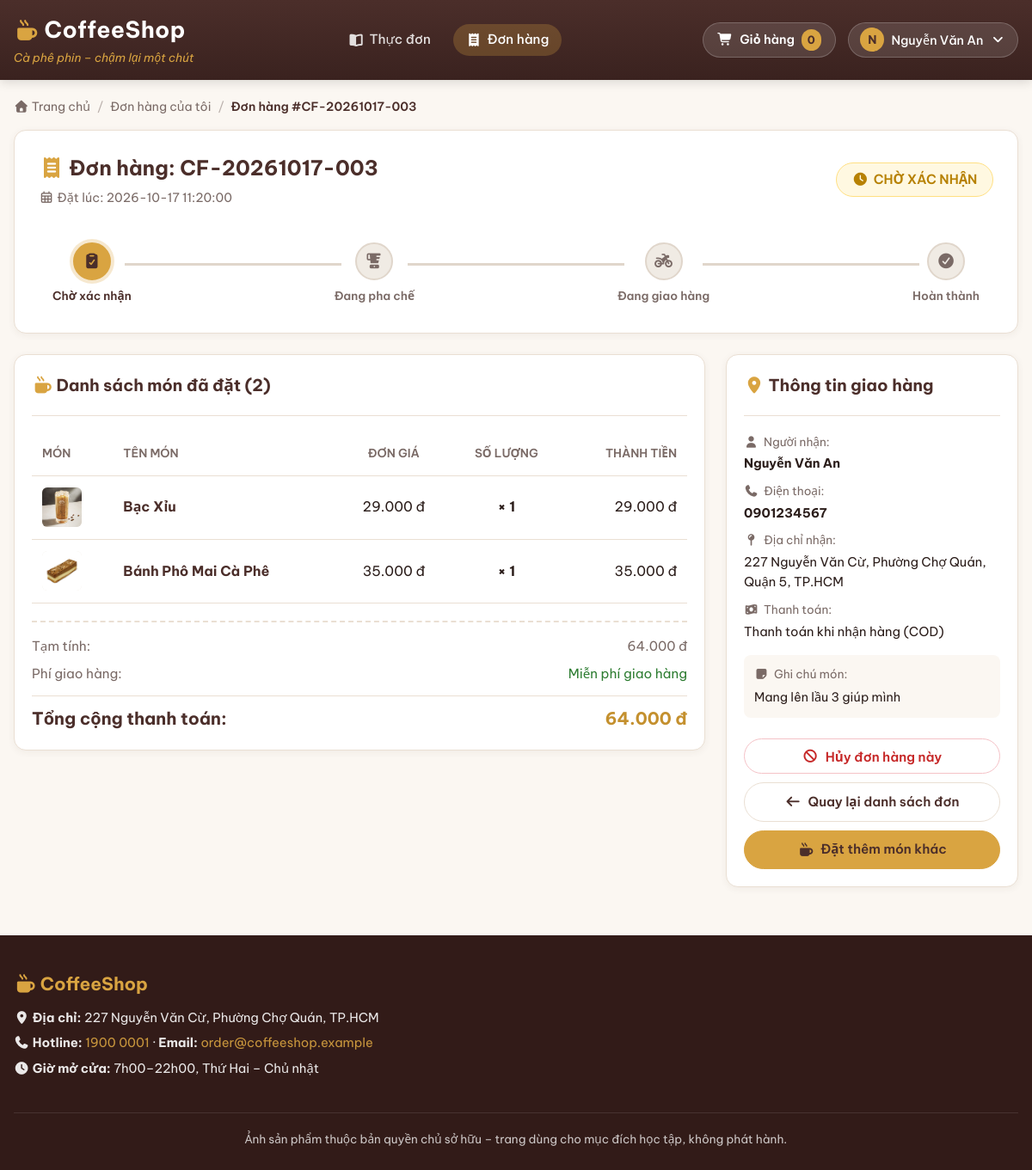
Page /orders/3 (signed in) on the committed database.
### tables this page shows
CREATE TABLE users (
        id INTEGER PRIMARY KEY AUTOINCREMENT,
        username TEXT UNIQUE NOT NULL,
        email TEXT UNIQUE NOT NULL,
        password_hash TEXT NOT NULL,
        full_name TEXT NOT NULL,
        phone TEXT,
        address TEXT,
        created_at TEXT NOT NULL
    );

CREATE TABLE orders (
        id INTEGER PRIMARY KEY AUTOINCREMENT,
        order_code TEXT UNIQUE NOT NULL,
        user_id INTEGER NOT NULL REFERENCES users(id),
        recipient_name TEXT NOT NULL,
        recipient_phone TEXT NOT NULL,
        recipient_address TEXT NOT NULL,
        notes TEXT,
        total_amount INTEGER NOT NULL,
        status TEXT NOT NULL DEFAULT 'Chờ xác nhận',
        created_at TEXT NOT NULL
    );

CREATE TABLE order_items (
        id INTEGER PRIMARY KEY AUTOINCREMENT,
        order_id INTEGER NOT NULL REFERENCES orders(id) ON DELETE CASCADE,
        product_id INTEGER NOT NULL REFERENCES products(id),
        product_name TEXT NOT NULL,
        product_image TEXT,
        price INTEGER NOT NULL,
        quantity INTEGER NOT NULL,
        subtotal INTEGER NOT NULL
    );

### app.py (the view)
@app.route("/orders/<int:order_id>")
@login_required
def order_detail(order_id):
    user_id = session["user_id"]
    conn = get_db()
    order = conn.execute("SELECT * FROM orders WHERE id = ? AND user_id = ?", (order_id, user_id)).fetchone()
    if not order:
        conn.close()
        flash("Không tìm thấy đơn hàng yêu cầu.", "danger")
        return redirect(url_for("orders"))
    items = conn.execute("SELECT * FROM order_items WHERE order_id = ?", (order_id,)).fetchall()
    conn.close()
    s_class, s_icon, s_step = format_order_status(order["status"])
    order_data = {
        "id": order["id"],
        "order_code": order["order_code"],
        "recipient_name": order["recipient_name"],
        "recipient_phone": order["recipient_phone"],
        "recipient_address": order["recipient_address"],
        "notes": order["notes"],
        "total_amount": order["total_amount"],
        "status": order["status"],
        "status_class": s_class,
        "status_icon": s_icon,
        "timeline_step": s_step,
        "created_at": order["created_at"],
        "order_items": items,
    }
    return render_template("order_detail.html", order=order_data)

### app.py (called while the page is built)
def login_required(view):
    @functools.wraps(view)
    def wrapped_view(**kwargs):
        if "user_id" not in session:
            flash("Vui lòng đăng nhập để sử dụng tính năng này.", "warning")
            return redirect(url_for("login", next=request.path))
        return view(**kwargs)
    return wrapped_view

@app.context_processor
def inject_global_data():
    user = None
    if "user_id" in session:
        conn = get_db()
        user = conn.execute("SELECT * FROM users WHERE id = ?", (session["user_id"],)).fetchone()
        conn.close()
    cart = session.get("cart", {})
    cart_count = sum(cart.values())
    return {
        "store": STORE_INFO,
        "current_user": user,
        "cart_count": cart_count,
    }

@app.template_filter("format_price")
def format_price_filter(val):
    if val is None:
        return "Liên hệ"
    try:
        val = int(val)
        return f"{val:,}".replace(",", ".") + " đ"
    except (ValueError, TypeError):
        return f"{val} đ"

def format_order_status(status):
    classes = {
        "Chờ xác nhận": ("pending", '<i class="fa-solid fa-clock"></i>', 1),
        "Đang pha chế": ("brewing", '<i class="fa-solid fa-blender"></i>', 2),
        "Đang giao hàng": ("shipping", '<i class="fa-solid fa-motorcycle"></i>', 3),
        "Hoàn thành": ("completed", '<i class="fa-solid fa-circle-check"></i>', 4),
        "Đã hủy": ("cancelled", '<i class="fa-solid fa-ban"></i>', 0),
    }
    return classes.get(status, ("secondary", '<i class="fa-solid fa-info"></i>', 0))

### database.py (called while the page is built)
def get_db():
    conn = sqlite3.connect(DB_PATH)
    conn.row_factory = sqlite3.Row
    conn.execute("PRAGMA foreign_keys = ON;")
    return conn

### templates/order_detail.html (shortened to what this page needs)
{% extends "base.html" %}
{% block content %}
<div class="container page-order-detail">
  <nav class="breadcrumb" aria-label="Đường dẫn">
    <a href="/"><i class="fa-solid fa-house"></i> Trang chủ</a>
    <span class="bc-sep">/</span>
    <a href="/orders">Đơn hàng của tôi</a>
    <span class="bc-sep">/</span>
    <span class="bc-current">Đơn hàng #{{ order.order_code }}</span>
  </nav>
  <div class="card order-detail-header-card">
    <div class="header-top-row">
      <div>
        <h2 class="order-detail-title">
          <i class="fa-solid fa-receipt text-caramel"></i> Đơn hàng: {{ order.order_code }}
        </h2>
        <p class="order-detail-date">
          <i class="fa-regular fa-calendar-days"></i> Đặt lúc: {{ order.created_at }}
        </p>
      </div>
      <div class="order-header-status">
        <span class="badge badge-status badge-{{ order.status_class }} badge-lg">
          {{ order.status_icon | safe }} {{ order.status }}
        </span>
      </div>
    </div>
    {% if order.status != 'Đã hủy' %}
    <div class="order-timeline">
      <div class="timeline-step {% if order.timeline_step >= 1 %}completed{% endif %} {% if order.timeline_step == 1 %}current{% endif %}">
        <div class="step-icon"><i class="fa-solid fa-clipboard-check"></i></div>
        <div class="step-label">Chờ xác nhận</div>
      </div>
      <div class="timeline-line {% if order.timeline_step >= 2 %}completed{% endif %}"></div>
      <div class="timeline-step {% if order.timeline_step >= 2 %}completed{% endif %} {% if order.timeline_step == 2 %}current{% endif %}">
        <div class="step-icon"><i class="fa-solid fa-blender"></i></div>
        <div class="step-label">Đang pha chế</div>
      </div>
      <div class="timeline-line {% if order.timeline_step >= 3 %}completed{% endif %}"></div>
      <div class="timeline-step {% if order.timeline_step >= 3 %}completed{% endif %} {% if order.timeline_step == 3 %}current{% endif %}">
        <div class="step-icon"><i class="fa-solid fa-motorcycle"></i></div>
        <div class="step-label">Đang giao hàng</div>
      </div>
      <div class="timeline-line {% if order.timeline_step >= 4 %}completed{% endif %}"></div>
      <div class="timeline-step {% if order.timeline_step >= 4 %}completed{% endif %} {% if order.timeline_step == 4 %}current{% endif %}">
        <div class="step-icon"><i class="fa-solid fa-circle-check"></i></div>
        <div class="step-label">Hoàn thành</div>
      </div>
    </div>
    {% else %}
    <div class="alert alert-danger mt-3">
      <i class="fa-solid fa-ban"></i> Đơn hàng này đã bị hủy.
    </div>
    {% endif %}
  </div>
  <div class="order-detail-layout">
    <div class="order-detail-main">
      <div class="card">
        <div class="card-header">
          <h3 class="card-title-lg">
            <i class="fa-solid fa-mug-hot text-caramel"></i> Danh sách món đã đặt ({{ order.order_items | length }})
          </h3>
        </div>
        <div class="order-table-responsive">
          <table class="order-items-table">
            <thead>
              <tr>
                <th>Món</th>
                <th>Tên món</th>
                <th class="text-center">Đơn giá</th>
                <th class="text-center">Số lượng</th>
                <th class="text-right">Thành tiền</th>
              </tr>
            </thead>
            <tbody>
              {% for it in order.order_items %}
              <tr>
                <td class="col-img">
                  <div class="table-img-wrap">
                    <img src="/{{ it.product_image }}" alt="{{ it.product_name }}" onerror="this.src='/static/images/fallback.png'">
                  </div>
                </td>
                <td class="col-name">
                  <strong>{{ it.product_name }}</strong>
                </td>
                <td class="text-center col-price">{{ it.price | format_price }}</td>
                <td class="text-center col-qty"><strong>&times; {{ it.quantity }}</strong></td>
                <td class="text-right col-subtotal">{{ it.subtotal | format_price }}</td>
              </tr>
              {% endfor %}
            </tbody>
          </table>
        </div>
        <div class="order-summary-box">
          <div class="summary-line">
            <span>Tạm tính:</span>
            <span>{{ order.total_amount | format_price }}</span>
          </div>
          <div class="summary-line">
            <span>Phí giao hàng:</span>
            <span class="text-success">Miễn phí giao hàng</span>
          </div>
          <div class="summary-line total-line">
            <span>Tổng cộng thanh toán:</span>
            <span class="total-price">{{ order.total_amount | format_price }}</span>
          </div>
        </div>
      </div>
    </div>
    <aside class="order-detail-aside">
      <div class="card">
        <div class="card-header">
          <h3 class="card-title-lg">
            <i class="fa-solid fa-location-dot text-caramel"></i> Thông tin giao hàng
          </h3>
        </div>
        <div class="delivery-info">
          <p class="delivery-row">
            <span class="delivery-label"><i class="fa-solid fa-user"></i> Người nhận:</span>
            <span class="delivery-val"><strong>{{ order.recipient_name }}</strong></span>
          </p>
          <p class="delivery-row">
            <span class="delivery-label"><i class="fa-solid fa-phone"></i> Điện thoại:</span>
            <span class="delivery-val"><strong>{{ order.recipient_phone }}</strong></span>
          </p>
          <p class="delivery-row">
            <span class="delivery-label"><i class="fa-solid fa-map-pin"></i> Địa chỉ nhận:</span>
            <span class="delivery-val">{{ order.recipient_address }}</span>
          </p>
          <p class="delivery-row">
            <span class="delivery-label"><i class="fa-solid fa-money-bill-wave"></i> Thanh toán:</span>
            <span class="delivery-val">Thanh toán khi nhận hàng (COD)</span>
          </p>
          {% if order.notes %}
          <div class="delivery-notes">
            <span class="delivery-label"><i class="fa-solid fa-note-sticky"></i> Ghi chú món:</span>
            <p class="notes-text">{{ order.notes }}</p>
          </div>
          {% endif %}
        </div>
        <div class="order-detail-actions">
          {% if order.status == 'Chờ xác nhận' %}
          <form method="POST" action="/orders/{{ order.id }}/cancel" onsubmit="return confirm('Bạn có chắc chắn muốn hủy đơn hàng này không?');">
            <button type="submit" class="btn btn-danger-outline btn-block">
              <i class="fa-solid fa-ban"></i> Hủy đơn hàng này
            </button>
          </form>
          {% endif %}
          <a href="/orders" class="btn btn-outline btn-block">
            <i class="fa-solid fa-arrow-left"></i> Quay lại danh sách đơn
          </a>
          <a href="/#menu-section" class="btn btn-primary btn-block">
            <i class="fa-solid fa-mug-hot"></i> Đặt thêm món khác
          </a>
        </div>
      </div>
    </aside>
  </div>
</div>
{% endblock %}

### templates/base.html (shortened to what this page needs)
<!DOCTYPE html>
<html lang="vi">
<head>
  <link rel="stylesheet" href="/vendor/fontawesome/css/all.min.css">
  <link rel="stylesheet" href="/static/css/style.css">
</head>
<body>
  <header class="site-header">
    <div class="container header-inner">
      <div class="header-left">
        <a href="/" class="brand-link">
          <h1 class="brand">
            <i class="fa-solid fa-mug-hot brand-icon" aria-hidden="true"></i>
            <span>{{ store.name }}</span>
          </h1>
        </a>
        <p class="slogan">{{ store.slogan }}</p>
      </div>
      <nav class="nav-links">
        <a href="/" class="nav-item {% if request.path == '/' %}active{% endif %}">
          <i class="fa-solid fa-book-open"></i> Thực đơn
        </a>
        {% if current_user %}
        <a href="/orders" class="nav-item {% if request.path.startswith('/orders') %}active{% endif %}">
          <i class="fa-solid fa-receipt"></i> Đơn hàng
        </a>
        {% endif %}
      </nav>
      <div class="header-right">
        <a href="/cart" class="cart-btn" id="cart-btn" title="Xem giỏ hàng">
          <i class="fa-solid fa-cart-shopping"></i>
          <span class="cart-label">Giỏ hàng</span>
          <span class="cart-badge" id="cart-badge">{{ cart_count }}</span>
        </a>
        {% if current_user %}
        <div class="user-menu" id="user-menu">
          <button class="user-btn" id="user-btn" type="button" aria-expanded="false" aria-haspopup="true">
            <span class="avatar">{{ current_user.full_name[:1] | upper }}</span>
            <span class="user-name">{{ current_user.full_name }}</span>
            <i class="fa-solid fa-angle-down"></i>
          </button>
        </div>
        {% endif %}
      </div>
    </div>
  </header>
  <main class="main-content">
    {% block content %}{% endblock %}
  </main>
  <footer class="site-footer">
    <div class="container footer-inner">
      <div class="footer-info">
        <strong class="footer-name"><i class="fa-solid fa-mug-hot"></i> {{ store.name }}</strong>
        <p><i class="fa-solid fa-location-dot"></i> <strong>Địa chỉ:</strong> {{ store.address }}</p>
        <p><i class="fa-solid fa-phone"></i> <strong>Hotline:</strong> <a href="tel:{{ store.hotline }}">{{ store.hotline }}</a> · <strong>Email:</strong> <a href="mailto:{{ store.email }}">{{ store.email }}</a></p>
        <p><i class="fa-solid fa-clock"></i> <strong>Giờ mở cửa:</strong> {{ store.hours }}</p>
      </div>
      <div class="footer-bottom">
        <p class="copyright">{{ store.copyright }}</p>
      </div>
    </div>
  </footer>
</body>
</html>

### rows in the picture
users: full_name "N", full_name "Nguyễn Văn An"
orders: order_code "CF-20261017-003", created_at "2026-10-17 11:20:00", status "CHỜ XÁC NHẬN", total_amount "64.000 đ", recipient_name "Nguyễn Văn An", recipient_phone "0901234567", recipient_address "227 Nguyễn Văn Cừ, Phường Chợ Quán, Quận 5, TP.HCM", notes "Mang lên lầu 3 giúp mình"
order_items: product_image (picture), product_name "Bạc Xỉu", price "29.000 đ", quantity "1", subtotal "29.000 đ"
order_items: product_image (picture), product_name "Bánh Phô Mai Cà Phê", price "35.000 đ", quantity "1", subtotal "35.000 đ"

### other values in the picture
{{ store.name }} "CoffeeShop"
{{ store.slogan }} "Cà phê phin – chậm lại một chút"
{{ cart_count }} "0"
{{ order.order_items | length }} "2"
{{ store.address }} "227 Nguyễn Văn Cừ, Phường Chợ Quán, TP.HCM"
{{ store.hotline }} "1900 0001"
{{ store.email }} "order@coffeeshop.example"
{{ store.hours }} "7h00–22h00, Thứ Hai – Chủ nhật"
{{ store.copyright }} "Ảnh sản phẩm thuộc bản quyền chủ sở hữu – trang dùng cho mục đích học tập, không phát hành."
